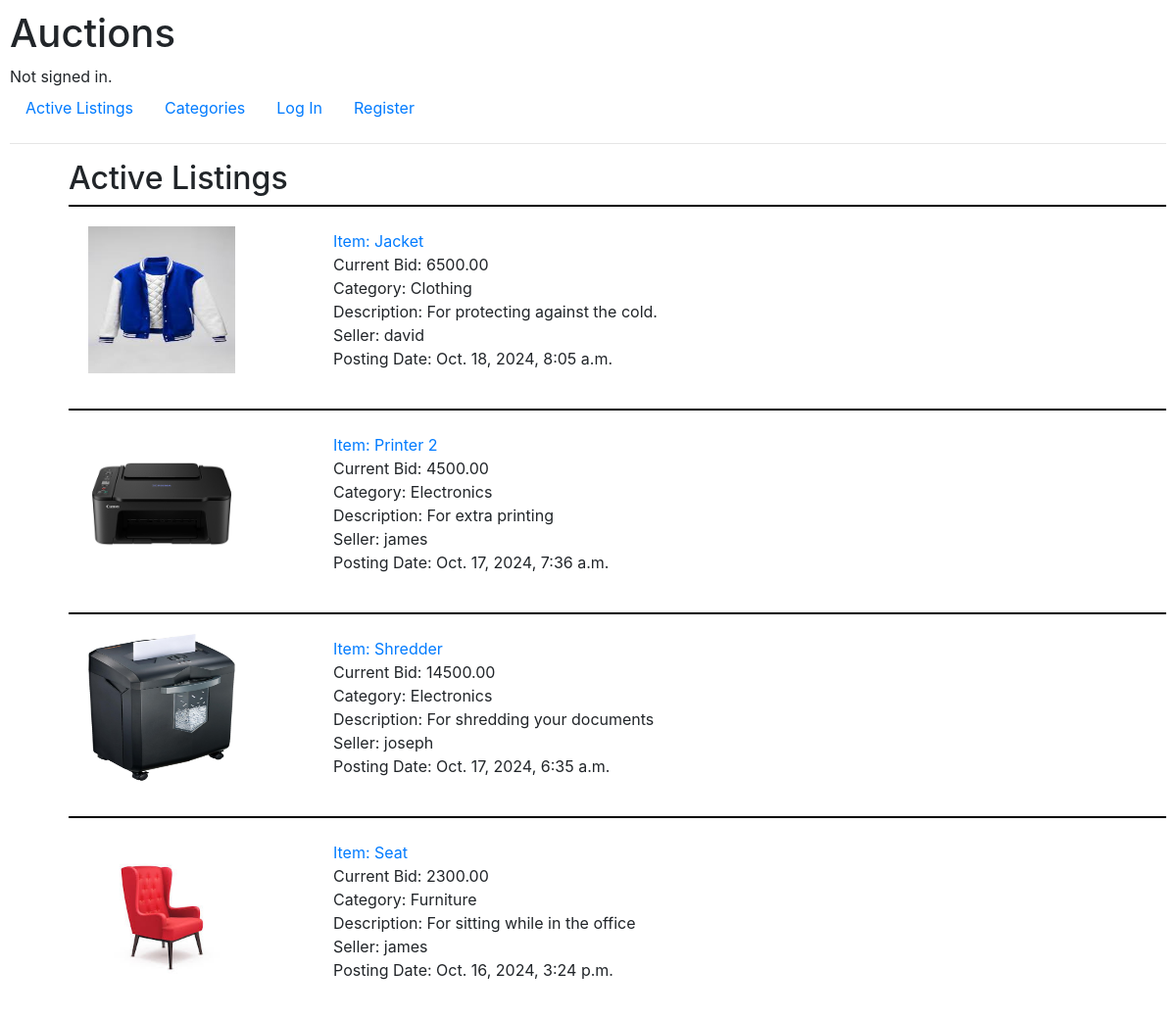
Before: / (upper part) with the older database file.
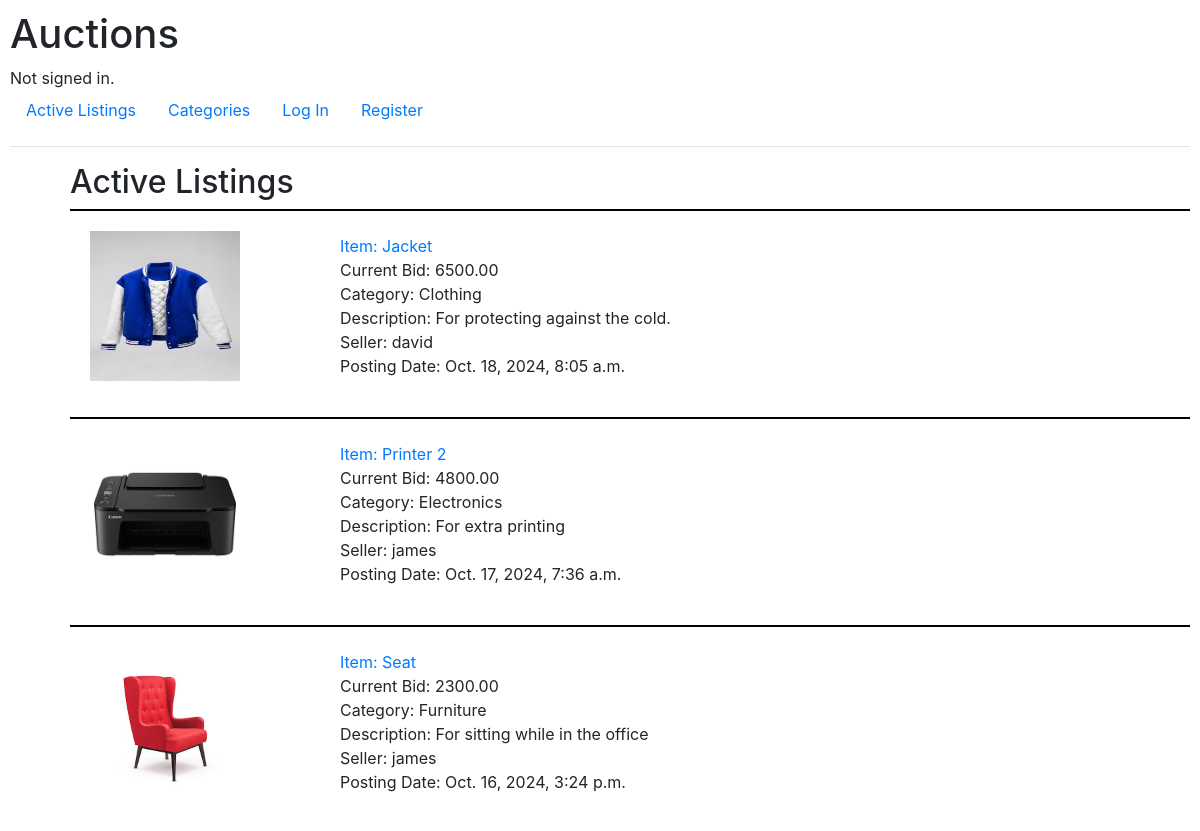
After: the same page with the newer database file.
### auctions/models.py (models this page shows, shortened)
class Listing(models.Model):
    CATEGORY_CHOICES = [
        ('elec', 'Electronics'),
        ('ktc', 'Kitchen Appliances'),
        ('clt', 'Clothing'),
        ('fur', 'Furniture')
    ]
    title = models.CharField(max_length=64)
    description = models.TextField()
    starting_bid = models.DecimalField(max_digits=10, decimal_places=2)
    posting_date = models.DateTimeField(auto_now_add=True)
    category = models.CharField(max_length=32, choices=CATEGORY_CHOICES)
    image  = models.ImageField(null=True, blank=True, upload_to="images/")
    closed = models.BooleanField(default=False)
    user = models.ForeignKey(User, on_delete=models.CASCADE, related_name="listing")

class User(AbstractUser):
    pass

### auctions/views.py (the view)
# urls.py: path("", views.index, name="index"),
def index(request):
    listing = Listing.objects.exclude(closed=True).order_by("-posting_date")
    return render(
        request,
        "auctions/index.html",
        {
            "listings": listing,
            "total": total_items(request.user.id),
            "categories": categories,
        },
    )

### auctions/views.py (called while the page is built)
def total_items(user_id):
    return Watchlist.objects.filter(author=user_id).count()

### auctions/templates/auctions/index.html (shortened to what this page needs)
{% extends "auctions/layout.html" %}
{% block body %}
    <h2>Active Listings</h2>
    {% for listing in listings %}
        <ul id="active-listing">
            <div>
                <li>{% if listing.image %}
                    <img src="{{ listing.image.url }}" alt="photo of item" class="active-image">
                {% endif %}</li>
            </div>
            <div id="details">
                <li><a href="{% url 'listing' listing.id %}">Item: {{ listing.title }} </a></li>
                <li>Current Bid: {{ listing.starting_bid}}</li>
                <li>Category: {{ categories.listing.category }}
                    {% for category, value in categories.items %}
                        {% if listing.category == category %}
                            {{ value }}
                        {% endif %}
                    {% endfor %}
                </li>
                <li>Description: {{ listing.description }} </li>
                <li>Seller: {{ listing.user.username }}</li>
                <li>Posting Date: {{ listing.posting_date }}</li>
            </div>
        </ul>
    {% endfor %}
{% endblock %}

Changed rows visible on the page:
no longer on this page (row edited): Listing: image (picture), title "Shredder", starting_bid "14500.00", categories "Electronics", description "For shredding your documents", user.username "joseph", posting_date "Oct. 17, 2024, 6:35 a.m."
changed Listing "Printer 2": starting_bid "4500.00" → "4800.00"
